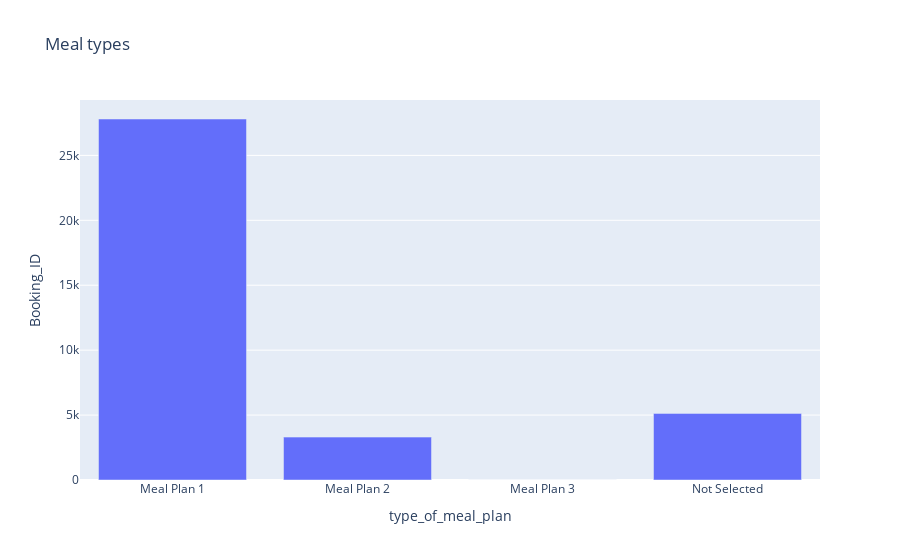

Notebook code cell kept with this figure:
### Code cell
fig = px.bar(meal_df, x='type_of_meal_plan', y='Booking_ID',title="Meal types")
fig.show()

### Figure 1 — Plotly figure (JSON) as saved in the notebook; plotly's stock layout.template omitted (floating-point values rounded to 4 significant figures)
{"data": [{"alignmentgroup": "True", "hovertemplate": "type_of_meal_plan=%{x}<br>Booking_ID=%{y}<extra></extra>", "legendgroup": "", "marker": {"color": "#636efa", "pattern": {"shape": ""}}, "name": "", "offsetgroup": "", "orientation": "v", "showlegend": false, "textposition": "auto", "type": "bar", "x": ["Meal Plan 1", "Meal Plan 2", "Meal Plan 3", "Not Selected"], "xaxis": "x", "y": [27802, 3302, 5, 5129], "yaxis": "y"}], "layout": {"barmode": "relative", "legend": {"tracegroupgap": 0}, "title": {"text": "Meal types"}, "xaxis": {"anchor": "y", "domain": [0, 1], "title": {"text": "type_of_meal_plan"}}, "yaxis": {"anchor": "x", "domain": [0, 1], "title": {"text": "Booking_ID"}}}}
